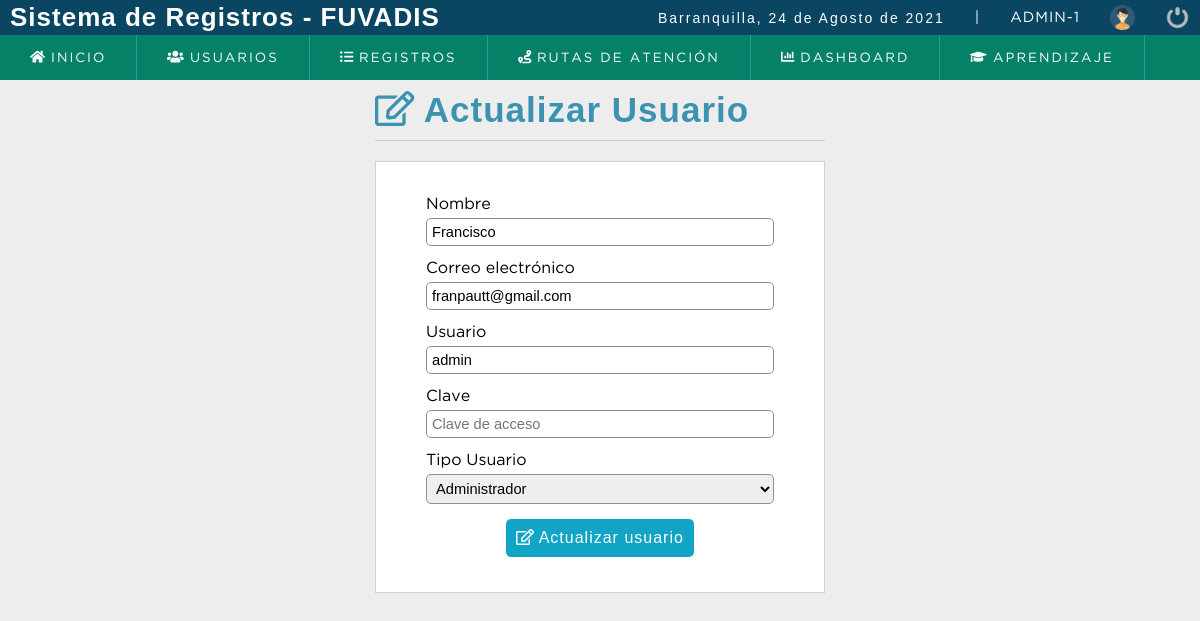
The app's page /sistema/editar_usuario.php?id=18 (signed in) with its own data.
### tables this page shows
CREATE TABLE `usuario` (
  `idusuario` int(11) NOT NULL,
  `nombre` varchar(50) NOT NULL,
  `correo` varchar(100) NOT NULL,
  `usuario` varchar(15) NOT NULL,
  `clave` varchar(100) NOT NULL,
  `rol` int(11) NOT NULL,
  `estatus` int(11) NOT NULL DEFAULT 1
);

CREATE TABLE `rol` (
  `idrol` int(11) NOT NULL,
  `rol` varchar(20) NOT NULL
);

### sistema/editar_usuario.php (the view, shortened to what this page needs)
<?php
$iduser = $_REQUEST['id'];
include "../conexion.php";
$sql = mysqli_query($conection, "SELECT u.idusuario, u.usuario, u.nombre, u.correo, u.usuario, (u.rol) as idrol, (r.rol) as rol FROM usuario u INNER JOIN rol r on u.rol = r.idrol WHERE idusuario = $iduser");
$result_sql = mysqli_num_rows($sql);
if($result_sql == 0){
    header('location: lista_usuarios.php');
}else{
    while($data = mysqli_fetch_array($sql)){
        $nombre = $data['nombre'];
        $correo = $data['correo'];
        $usuario = $data['usuario'];
        $idrol = $data['idrol'];
        $rol = $data['rol'];
        if($idrol == 1){
            $option = '<option value="'.$idrol.'"select>'.$rol.'</option>';
        }else{
            $option = '<option value="'.$idrol.'"select>'.$rol.'</option>';
        }
    }
}
?>
<!DOCTYPE html>
<html lang="en">
<head>
	<?php include "includes/scripts.php"; ?>
</head>
<body>
<?php include "includes/header.php"; ?>
	<section id="container">
        <div class="form_register">
            <h1> <i class="far fa-edit"></i> Actualizar Usuario</h1>
            <hr>
            <form action="" method="post">
                <label for="nombre">Nombre</label>
                <input type="text"name="nombre" id="nombre" placeholder="Nombre Completo" value="<?php echo $nombre;?>">
                <label for="correo">Correo electrónico</label>
                <input type="email" name="correo" placeholder="Correo electrónico" value="<?php echo $correo;?>">
                <label for="usuario">Usuario</label>
                <input type="text" name="usuario" id="usuario" placeholder="Usuario" value="<?php echo $usuario;?>">
                <label for="clave">Clave</label>
                <input type="password" name="clave" id="clave" placeholder="Clave de acceso">
                <label for="rol">Tipo Usuario </label>
                <select name="rol" id="rol" class="notItemOne">
                    <?php
                    echo $option;
                            ?> <option value="<?php echo $rol["idrol"]; ?>"><?php echo $rol["rol"] ?></option>
                </select>
                <button type="submit" class="btn_save"> <i class="far fa-edit"></i> Actualizar usuario</button>
            </form>
        </div>
	</section>
</body>
</html>

### sistema/css/style2.css (style rules this page uses)
* { margin: 0; padding: 0; box-sizing: border-box; }
body { background: #ededed; }
h1, h2, h3, h4, h5, h6 { font-family: 'arial'; font-weight: bold; letter-spacing: 1px; }
h1 { font-size: 26px; }
#container { padding: 90px 15px 15px; }
.form_register { width: 450px; margin: auto; }
.form_register h1 { color: #3c93b0; }
hr { border: 0; background: #CCC; height: 1px; margin: 10px 0; display: block; }
form { background: #FFF; margin: auto; padding: 20px 50px; border: 1px solid #d1d1d1; }
label { display: block; font-size: 12pt; font-family: 'GothamBook'; margin: 15px auto 5px auto; }
input,select { display: block; width: 100%; font-size: 11pt; padding: 5px; border: 1px solid #85929e; border-radius: 5px; }
.notItemOne option:first-child { display: none; }
.btn_save { font-size: 12pt; background: #12a4c6; padding: 10px; color: #FFF; letter-spacing: 1px; border: 0; cursor: pointer; margin: 15px auto; display: block; border-radius: 5px; }
#container h1 { font-size: 35px; display: inline-block; }

### records on screen
usuario: nombre "Francisco", correo "franpautt@gmail.com", usuario "admin", rol "Administrador"

### other values on screen
fechaC() "24 de Agosto de 2021"
$_SESSION['user'] "ADMIN"
$_SESSION['rol'] "1"
